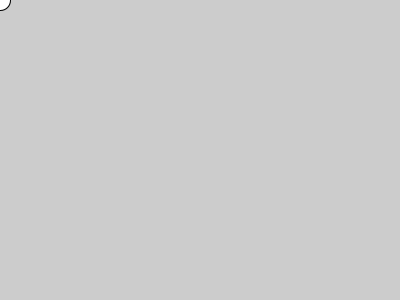
Frame 1 (no input)
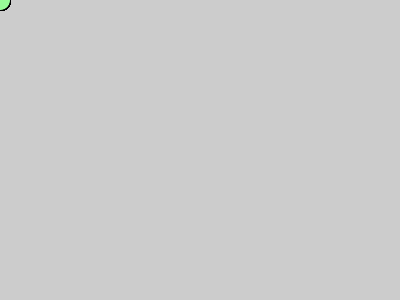
Frame 60 (the mouse pressed at the canvas centre just before this capture)
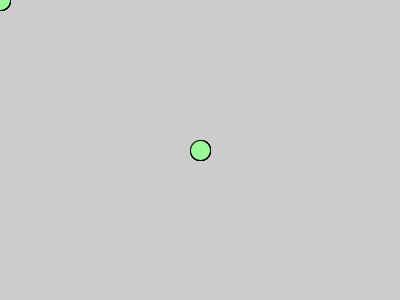
Frame 120 (the mouse held since frame 60 and released just before this capture)

The Processing sketch that drew these frames (run headless with seeded random() and noise(); from frame 60 on, the mouse is pressed at the canvas centre):

// Processing sketch: processing_106522
// ── processing_106522.pde

void setup(){
    size(400,300);
}

void draw(){
    ellipse(mouseX,mouseY,20,20);
    fill(152,251,152);
}
